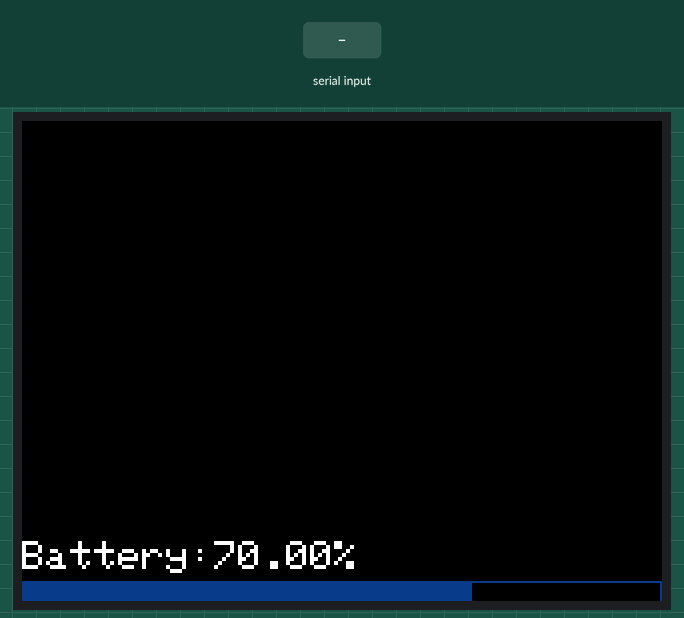
Simulated run of this sketch. Board: ESP32. Shown: 320×240 colour display. The inputs (shaded band) are chosen by the test bench. Nothing arrives over Bluetooth unless stated; what the sketch prints to the serial monitor is not drawn.

Above: at 1.4 s.
1.5 s: "1" received over the second serial link
At 2.4 s:
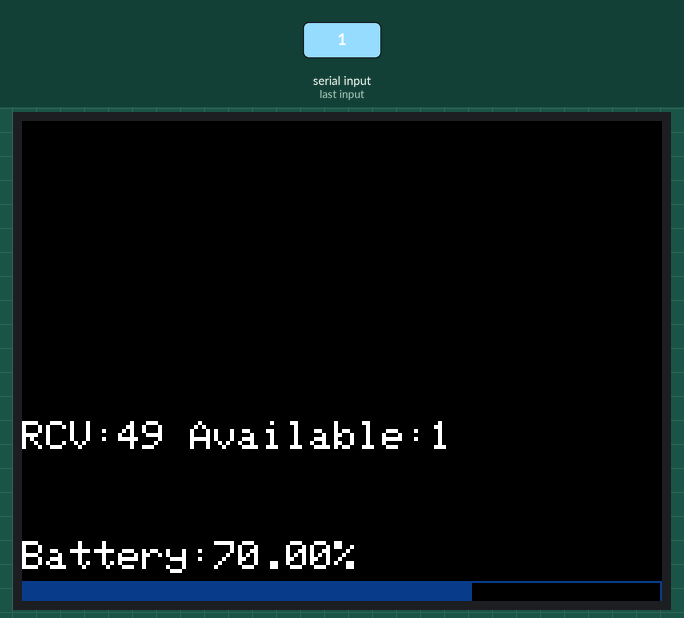
3.0 s: "0" received over the second serial link
4.5 s: "2" received over the second serial link
At 5.9 s:
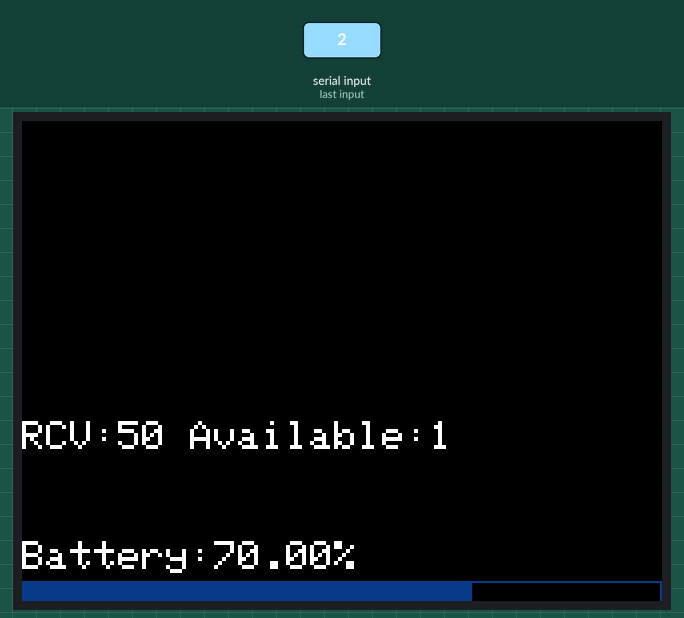
Timing chart, 0 to 7.5 s (numbered marks = the images above; inputs shaded):
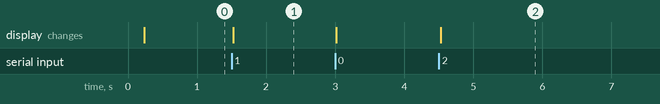

The sketch:

SerialBT.ino
```cpp
#include <M5Core2.h>
#include "BluetoothSerial.h"

BluetoothSerial SerialBT;

void setup() {
  SerialBT.begin("ESP32");
  M5.begin();
  M5.Lcd.fillScreen(BLACK);
}

void showBatteryLevel(){
  //https://community.m5stack.com/topic/2994/core2-how-to-know-the-current-battery-level/4
  float batVoltage = M5.Axp.GetBatVoltage();
  float batPercentage = ( batVoltage < 3.2 ) ? 0 : ( batVoltage - 3.2 ) * 100;
  String s = String("Battery:")+String(batPercentage ).c_str()+String("%");
   //M5.Lcd.drawString(s, 0, 100, 1);
  int i = (int) batPercentage;
  M5.Lcd.setCursor(0, 240-30);
  M5.Lcd.setTextSize(2);
  M5.Lcd.print(s);
  M5.Lcd.progressBar(0, 240-10, 320, 20, i);
}

void loop() {
   //M5.Lcd.fillScreen(BLACK);
  if (SerialBT.available()>0) {
    int av = SerialBT.available();
    int re = SerialBT.read();
    String sAv = String(av);
    String sRe = String(re);

    String rcv = ("RCV:"+sRe+" Available:"+sAv);

    M5.Lcd.setCursor(0, 240-90);
    M5.Lcd.setTextSize(2);
    M5.Lcd.print(rcv);

    SerialBT.println("Response:"+rcv);
    Serial.write(SerialBT.read());
  }
  showBatteryLevel();
  SerialBT.println("Alive:");
  delay(10);
}
```

Measured:
- after the input at 1.5 s, the display: changes at once (image 1)
- after the input at 4.5 s, the display: changes at once (image 2)
